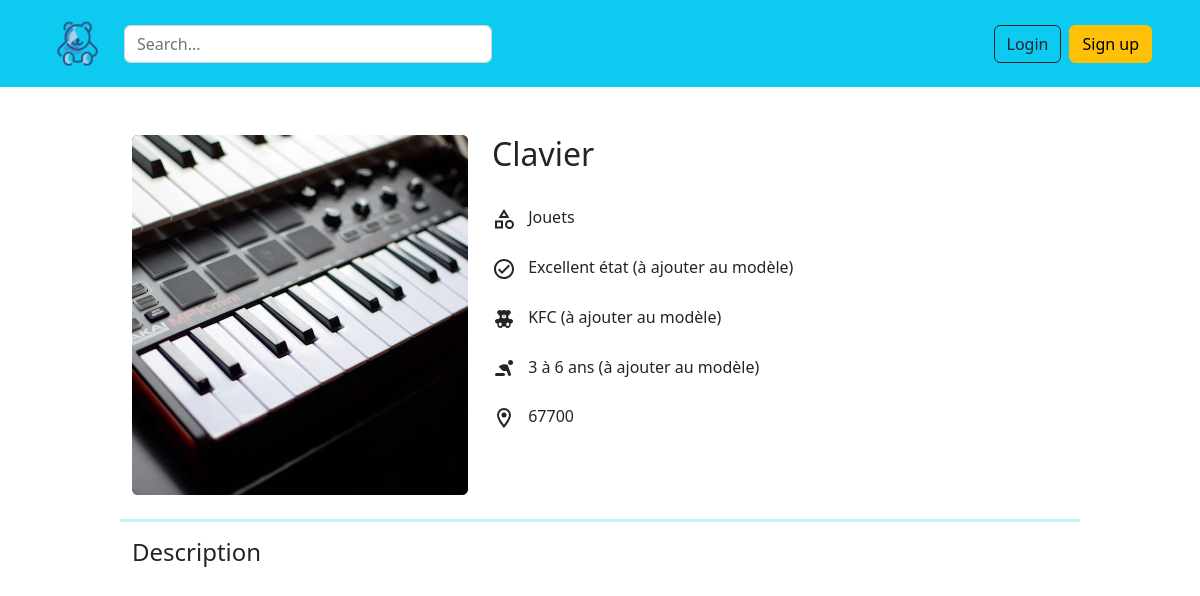
The app's page /product/16 with its own data.
### website/models.py (models this page shows)
class Product(db.Model):
    id = db.Column(db.Integer, primary_key=True)
    title = db.Column(db.String(100))
    pictures = db.Column(db.String(150))
    description = db.Column(db.String(5000))
    city = db.Column(db.String(150))
    category = db.Column(db.String(100))
    condition = db.Column(db.String(100))
    age = db.Column(db.String(100))
    brand = db.Column(db.String(100))
    shipping_fee = db.Column(db.Integer)
    date = db.Column(db.DateTime(timezone=True), default=func.now())
    user_id = db.Column(db.Integer, db.ForeignKey('user.id'))

### website/views.py (the view)
@views.route('/product/<id>', methods=['POST', 'GET'])
def show_product(id):
    product_id = id
    product = Product.query.filter_by(id=product_id).first()
    return render_template("product.html", user=current_user, product=product)

### website/templates/product.html (shortened to what this page needs)
{% extends "base.html" %}
{% block content %}
    <div class="container my-4">
        <br />
        <div class="container" style="max-width: 960px" id="products-grid">
            <div class="row row-cols-2 g-4">
                <a href="" style="max-width:360px; color: #333; text-decoration: none;">
                    <div style="height: 360px;" class=" col bg-dark rounded">
                        <img align="center" class="rounded" style="width: 100%; height:100%; object-fit: cover;" src="{{ url_for('static', filename=('img/' + product.pictures)) }}" alt="photo" height="130px">
                    </div>
                </a>
                <div id ="product-info" class="col pb-0">
                    <h2>{{ product.title}}</h2><br />
                    <div class="mb-4">
                        <span class="mx-2">{{ product.category }}</span>
                    </div>
                    <div class="mb-4">
                        <svg style="width:24px;height:24px" viewBox="0 0 24 24">
                            <path fill="currentColor" d="M12 2C6.5 2 2 6.5 2 12S6.5 22 12 22 22 17.5 22 12 17.5 2 12 2M12 20C7.59 20 4 16.41 4 12S7.59 4 12 4 20 7.59 20 12 16.41 20 12 20M16.59 7.58L10 14.17L7.41 11.59L6 13L10 17L18 9L16.59 7.58Z" />
                        </svg>
                        <span class="mx-2">Excellent état (à ajouter au modèle)</span>
                    </div>
                    <div class="mb-4">
                        <span class="mx-2">KFC (à ajouter au modèle)</span>
                    </div>
                    <div class="mb-4">
                        <span class="mx-2">3 à 6 ans (à ajouter au modèle)</span>
                    </div>
                    <div class="mb-4">
                        <span class="mx-2">{{ product.city }}</span>
                    </div>
                </div>
            </div>
            <br />
            <div id="product-desc" class="row">
                <hr style="border-top: 3px solid; border-color: rgb(13,202,240); border-radius: 2px;">
                <h4>Description</h4>
            </div>
        </div>
    </div>
{% endblock%}

### records on screen
Product: pictures (picture), title "Clavier", category "Jouets", city "67700"
